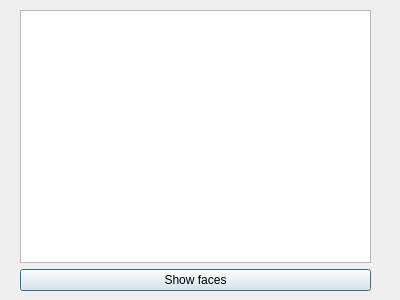
<?xml version="1.0" encoding="UTF-8"?>
<ui version="4.0">
 <class>Dialog</class>
 <widget class="QDialog" name="Dialog">
  <property name="geometry">
   <rect>
    <x>0</x>
    <y>0</y>
    <width>400</width>
    <height>300</height>
   </rect>
  </property>
  <property name="windowTitle">
   <string>Dialog</string>
  </property>
  <widget class="QWidget" name="">
   <property name="geometry">
    <rect>
     <x>20</x>
     <y>10</y>
     <width>351</width>
     <height>281</height>
    </rect>
   </property>
   <layout class="QVBoxLayout" name="verticalLayout">
    <item>
     <widget class="QListWidget" name="listWidget"/>
    </item>
    <item>
     <widget class="QPushButton" name="pushButton">
      <property name="text">
       <string>Show faces</string>
      </property>
     </widget>
    </item>
   </layout>
  </widget>
 </widget>
 <resources/>
 <connections/>
</ui>
